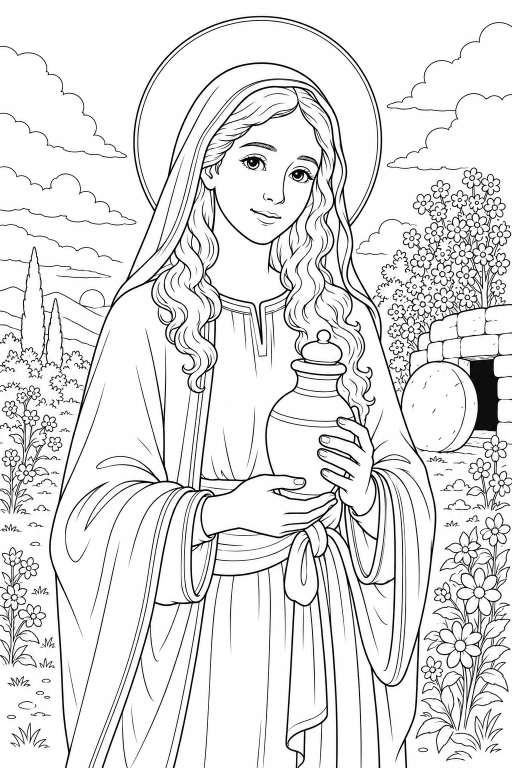
#> input picture art/mary-magdalene-lineart.webp, 1024 x 1536 px (shown at 1/2 size)
$ python -i register.py   (imports and definitions only)
#> lines starting #> are read from the running program, lines starting #| are printed output that depends on the picture
#> further down, picture is the input picture: PIL image 1024x1536 RGB; mean R, G, B 228.6, 228.6, 228.7
import json, os, sys
import numpy as np
from PIL import Image
from scipy import ndimage

# [1 line not run here, left out]
W, H = 640, 760          # SVG space


def card_path(m):
    return '/tmp/pal/cards_small/' + os.path.basename(m['card']).rsplit('.', 1)[0] + '.jpg'


def edges(img):
    g = np.asarray(img.convert('L')).astype(float)
    e = np.hypot(ndimage.sobel(g, axis=1), ndimage.sobel(g, axis=0))
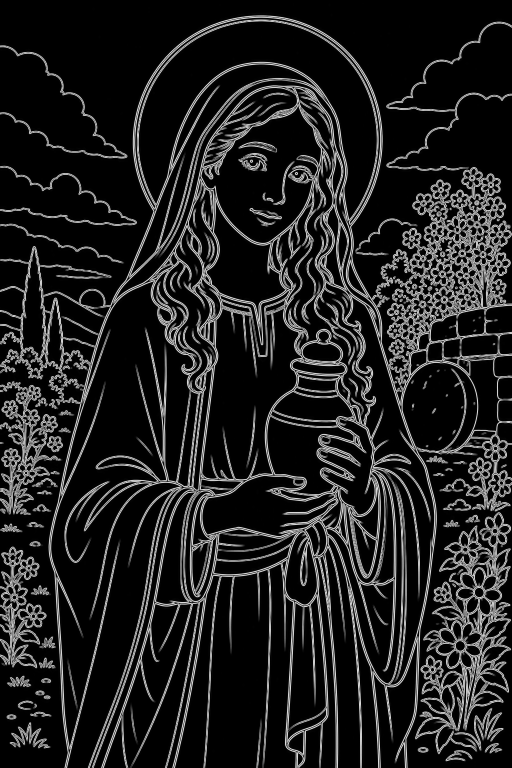
#> e: shape (1536, 1024) float64 (shown at 1/2 size); min 0, max 1088.1, mean 142.5; drawn with min black and max white
    return ndimage.gaussian_filter(e, 1.2)
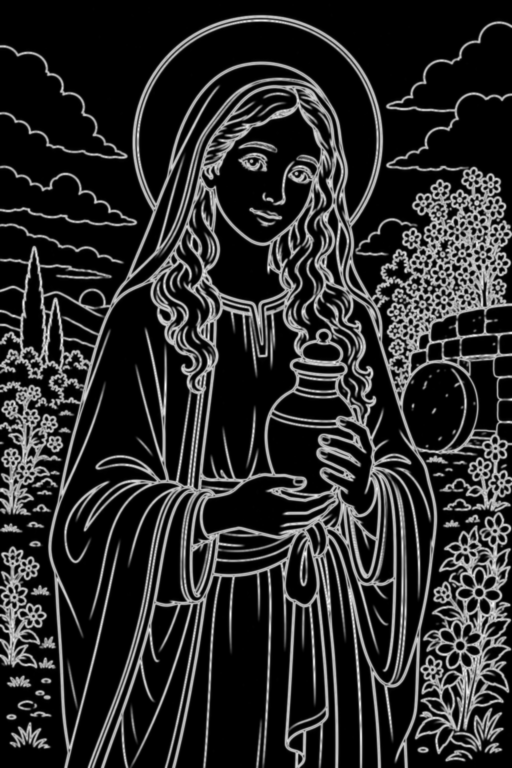
#> returned value: shape (1536, 1024) float64 (shown at 1/2 size); min 0, max 842.4, mean 142.5; drawn with min black and max white


# [61 lines left out: functions norm, warp, fft_shift, register, not called in this run]


# [3 lines not run here, left out]

>>> from PIL import Image
>>> picture = Image.open('../../art/mary-magdalene-lineart.webp')
>>> result = edges(picture)
